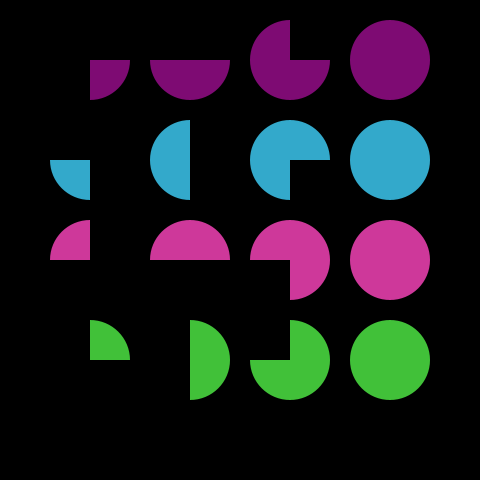
Frame 1 (no input)
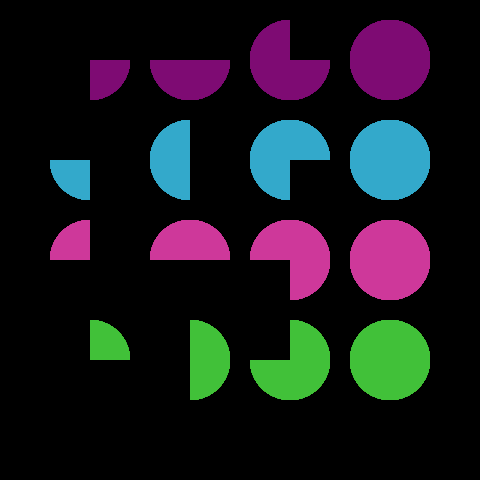
Frame 60 (the mouse pressed at the canvas centre just before this capture)
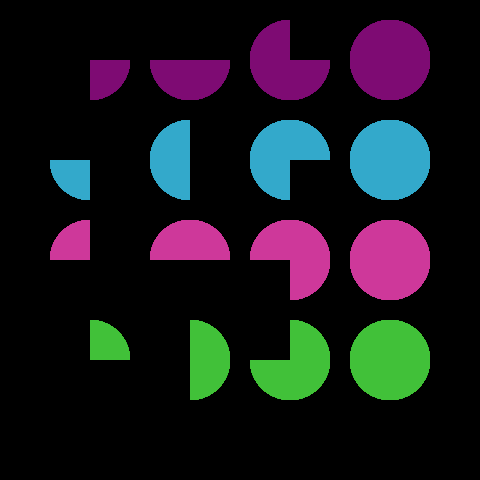
Frame 120 (the mouse held since frame 60 and released just before this capture)

The Processing sketch that drew these frames (run headless with seeded random() and noise(); from frame 60 on, the mouse is pressed at the canvas centre):

// Processing sketch: processing_167143
// ── processing_167143.pde

//Understanding radians and its use in arcs (where 
//to start and finish the arc)

void setup(){
size(480, 480);
background (0);
}

void draw(){
noStroke();
fill (126, 11, 115);
arc(90, 60, 80, 80, 0, HALF_PI);
arc(190, 60, 80, 80, 0, PI);
arc(290, 60, 80, 80, 0, PI+HALF_PI); 
arc(390, 60, 80, 80, 0, TWO_PI); 

fill (51, 169, 203);
arc(90, 160, 80, 80, HALF_PI, PI); 
arc(190, 160, 80, 80, HALF_PI, PI+HALF_PI);
arc(290, 160, 80, 80, HALF_PI, PI+PI);
arc(390, 160, 80, 80, 0, PI+PI);

pushMatrix();
translate(0, 260);             //translation of the (0,0) coordenates
fill (206, 56, 154);
arc(90, 0, 80, 80, PI, PI+HALF_PI);
arc(190, 0, 80, 80, PI, TWO_PI);
arc(290, 0, 80, 80, PI, TWO_PI+HALF_PI);
arc(390, 0, 80, 80, PI, TWO_PI+TWO_PI);

fill (65, 193, 57);
arc(90, 100, 80, 80, PI+HALF_PI, TWO_PI);
arc(190,100, 80, 80, PI+HALF_PI, TWO_PI+HALF_PI);
arc(290, 100, 80, 80, PI+HALF_PI, TWO_PI+PI);
arc(390, 100, 80, 80, PI+HALF_PI, TWO_PI+PI+HALF_PI);

popMatrix();
}
